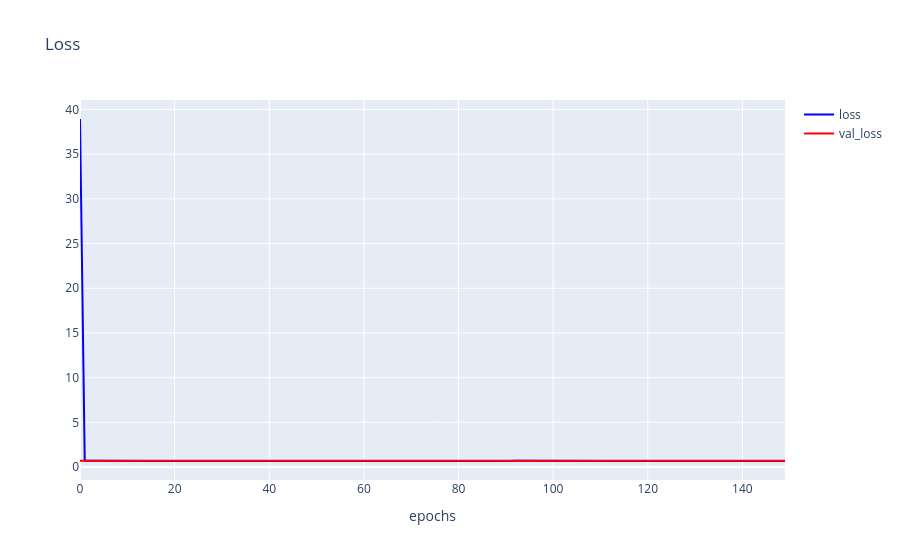

The code cell stored with this chart in its notebook:
### Code cell
h1 = go.Scatter(y = his.history['loss'] , 
                    mode = "lines" ,
                    line = dict(
                        width = 2 ,
                        color = 'blue') ,
                        name = "loss"
                   )

h2 = go.Scatter(y = his.history['val_loss'] , 
                    mode = "lines" ,
                    line = dict(
                        width = 2 ,
                        color = 'red') ,
                        name = "val_loss"
                   )
                   
data = [h1 , h2]
layout1 = go.Layout(title = 'Loss' ,
                   xaxis = dict(title = 'epochs') ,
                   yaxis = dict(title = ''))
fig1 = go.Figure(data , layout = layout1)
plotly.offline.iplot(fig1)

### Figure 1 — Plotly figure (JSON) as saved in the notebook; plotly's stock layout.template omitted (floating-point values rounded to 4 significant figures; data arrays with more than 128 entries replaced by an {"elided": "..."} marker saying what was removed)
{"data": [{"line": {"color": "blue", "width": 2}, "mode": "lines", "name": "loss", "type": "scatter", "y": {"elided": "150 float values"}}, {"line": {"color": "red", "width": 2}, "mode": "lines", "name": "val_loss", "type": "scatter", "y": {"elided": "150 float values"}}], "layout": {"title": {"text": "Loss"}, "xaxis": {"title": {"text": "epochs"}}, "yaxis": {"title": {"text": ""}}}}
